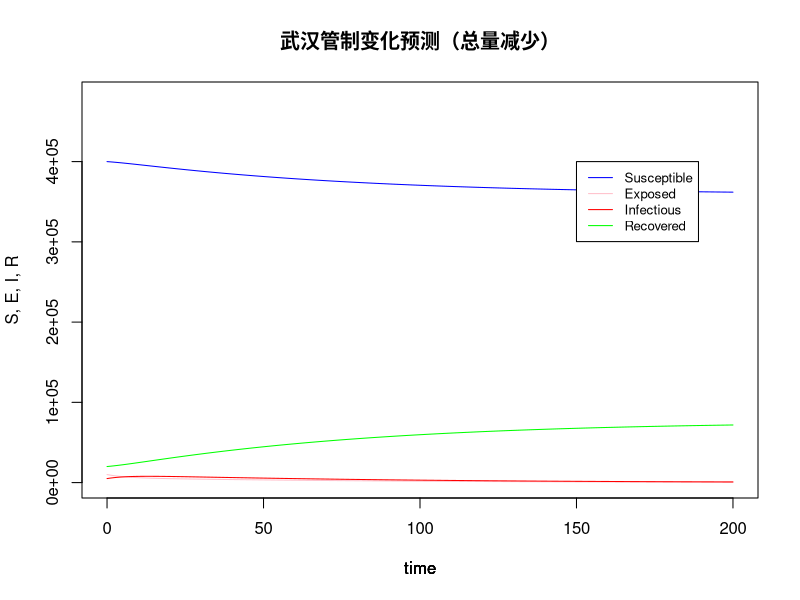

Write R code to recreate this figure.
#PCL implementation of SEIR for CDC@SZ
#Authors: WH Li, XY Wei
#Jan 27, 2020

remove (list = objects() )
library (deSolve) 

#the function for SEIR
seir_model = function (current_timepoint, state_values, parameters)
{
  # create state variables (local variables)
  S = state_values [1]        # susceptibles
  E = state_values [2]        # exposed
  I = state_values [3]        # infectious
  R = state_values [4]        # recovered
  
  with ( 
    as.list (parameters),     # variable names within parameters can be used 
    {
      # compute derivatives
      dS = (-beta * S * I)
      dE = (beta * S * I) - (delta * E)
      dI = (delta * E) - (gamma * I)
      dR = (gamma * I)
      
      # combine results
      results = c (dS, dE, dI, dR)
      list (results)
    }
  )
}


#set parameters
contact_rate = 2                     # number of contacts per day
transmission_probability = 0.03       # transmission probability
infectious_period = 14                # infectious period
latent_period = 10                    # latent period

beta_value = contact_rate * transmission_probability
#beta_value = 0.8
gamma_value = 1 / infectious_period
delta_value = 1 / latent_period
Ro = beta_value / gamma_value

parameter_list = c (beta = beta_value, gamma = gamma_value, delta = delta_value)

#Set initial S,E,I,R values
W = 400000        # susceptible hosts
X = 10000           # infectious hosts
Y = 5000           # recovered hosts
Z = 20000           # exposed hosts

N = W + X + Y + Z

initial_values = c (S = W/N, E = X/N, I = Y/N, R = Z/N)

timepoints = seq (0, 200, by=1)

output = lsoda (initial_values, timepoints, seir_model, parameter_list)

# plot (I * N ~ time, data = output, type='b', col = 'blue', ylab = 'Infectious', main = 'Wuhan infectious')

# susceptible hosts over time plot (S * N ~ time, data = output, type='l', col = 'blue', ylab = 'S, E, I, R', main = 'SEIR epidemic') 
plot (S * N ~ time, data = output, type='l', ylim = c(0,W * 1.2), col = 'blue', ylab = 'S, E, I, R', main = '武汉管制变化预测（总量减少）') 
# remain on same frame
par (new = TRUE)    
# exposed hosts over time
plot (E * N ~ time, data = output, type='l', ylim = c(0,W * 1.2), col = 'pink', ylab = '', axes = FALSE)
# remain on same frame
par (new = TRUE) 
# infectious hosts over time
plot (I * N ~ time, data = output, type='l', ylim = c(0,W * 1.2), col = 'red', ylab = '', axes = FALSE) 
# remain on same frame
par (new = TRUE)  
# recovered hosts over time
plot (R * N ~ time, data = output, type='l', ylim = c(0,W * 1.2), col = 'green', ylab = '', axes = FALSE)
# remain on same frame
par (new = TRUE) 
legend(x=150,y=W,legend=c("Susceptible","Exposed","Infectious","Recovered"),col=c("blue","pink","red","green"), lty=1, cex=0.8)
